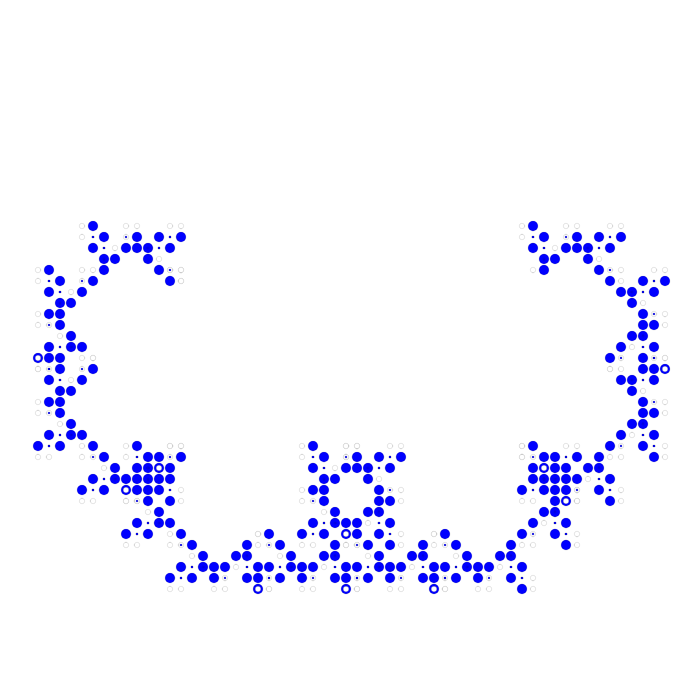
Frame 1 (no input)
Frame 60 (no input): identical to frame 1, image omitted
Frame 120 (the mouse pressed at the canvas centre since frame 60): identical to frame 1, image omitted

The p5.js sketch that drew this single still picture (run headless with seeded random() and noise() and a simulated clock; from frame 60 on, the mouse is pressed at the canvas centre):

// p5.js sketch
// ── sketch.js
//let bigRule = "FF[+FF]-FF";
let premis = "A";
let rules = {
  B: "D+B-C+B",
  A: "B-C+B-D",
};
let bigRule;

// start :F[+F!][-F!]BF*A
// end : F[+F!][-F!]F*AF*F[+F!][-F!]B

let lenght = 100;
let lang = 250;
let angle = 90;

function setup() {
  createCanvas(700, 700);
  angleMode(DEGREES);
  bigRule = resolveRules(premis, rules, 7);
  print(bigRule);
  groteA = random(30, 100);
  groteB = random(100, 200);
}

function draw() {
  background(255);
  translate(170, 270);
  rotate(0);
  scale(0.11);

  drawShape(bigRule);
  //angle += 0.1;
  //lenght -= 0.2;
}

function resolveRules(startRule, rules, depth) {
  let endRule = "";
  for (let c of startRule) {
    if (c in rules) {
      endRule += rules[c];
    } else {
      endRule += c;
    }
  }
  if (depth >= 1) {
    endRule = resolveRules(endRule, rules, depth - 1);
  }
  return endRule;
}

function drawShape(rule) {
  for (c of rule) {
    if (c === "A") {
      //stroke(200, 0, 0);
      strokeWeight(10);
      stroke(0, 0, 200);
      line(0, 0, lenght, 0);
      translate(lenght, 0);
    } else if (c === "+") {
      rotate(angle);
    } else if (c === "-") {
      rotate(-angle);
    } else if (c === "B") {
      fill(0, 0, 255);
      ellipse(0, 0, 90);
      translate(lenght, 0);
    } else if (c === "C") {
      fill(0, 0, 255);
      ellipse(0, 0, 20);
      translate(lenght, 0);
    } else if (c === "D") {
      fill(255, 255, 255);
      ellipse(0, 0, 50);
      translate(lenght, 0);
    }
  }
}
